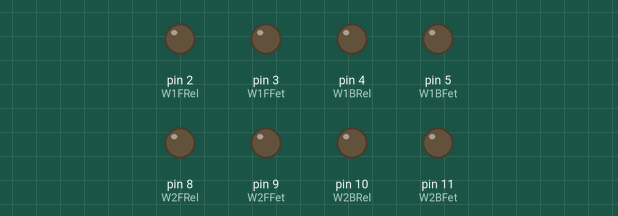
Recording of a sketch running on a simulated Arduino Uno, built with avr-gcc and run on an emulated ATmega328P. Shown: output pins drawn as LEDs (lit = HIGH).

Above: at 2.5 s.
At 6.5 s:
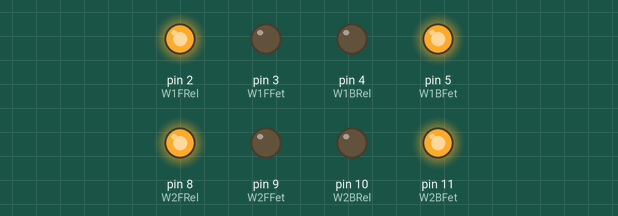
At 8.5 s:
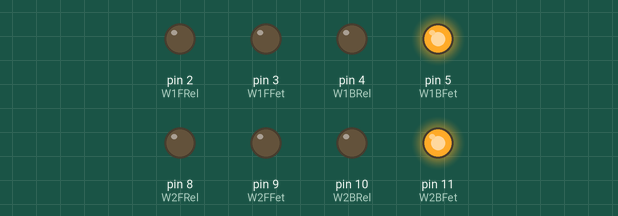
At 9.5 s:
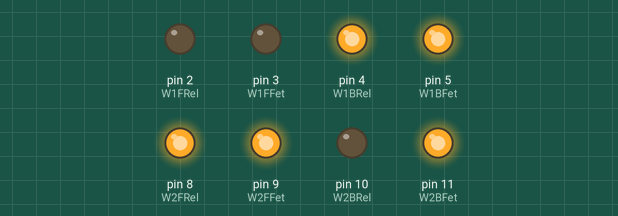
At 10.6 s:
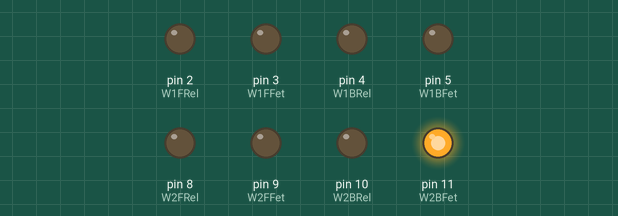
At 14.7 s:
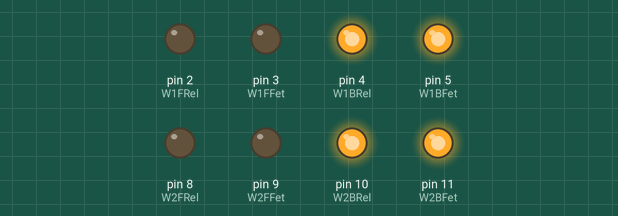
Timing chart, 0 to 18.7 s (numbered marks = the images above):
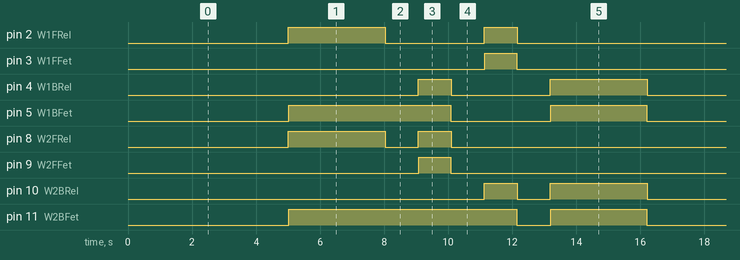

Measured:
- by itself, pin 2 (W1FRel): LOW → HIGH at 5.0 s, → LOW 3.0 s later, → HIGH 3.1 s later, → LOW 1.0 s later, … (9 changes in this stretch)
- by itself, pin 3 (W1FFet), pin 9 (W2FFet): alternates HIGH for 1.0 s and LOW for 15.2 s
- by itself, pin 4 (W1BRel): LOW → HIGH at 9.1 s, → LOW 1.0 s later, → HIGH 3.1 s later, → LOW 3.0 s later, … (8 changes in this stretch)
- by itself, pin 5 (W1BFet): LOW → HIGH at 5.0 s, → LOW 5.1 s later, → HIGH 3.1 s later, → LOW 3.0 s later, … (9 changes in this stretch)
- by itself, pin 8 (W2FRel): LOW → HIGH at 5.0 s, → LOW 3.0 s later, → HIGH 1.0 s later, → LOW 1.0 s later, … (9 changes in this stretch)
- by itself, pin 10 (W2BRel): LOW → HIGH at 11.1 s, → LOW 1.0 s later, → HIGH 1.0 s later, → LOW 3.0 s later, … (8 changes in this stretch)
- by itself, pin 11 (W2BFet): LOW → HIGH at 5.0 s, → LOW 7.1 s later, → HIGH 1.1 s later, → LOW 3.0 s later, … (9 changes in this stretch)

The sketch:

NeatoMotors.ino
```cpp
/*
 * Neato Test :
 *       1. Power Up
 *       2. Wait for 5 secs
 *       3. Move F for 3 secs
 *       4. Stop for 1.5 secs
 *       5. Turn Right for 1.5 secs
 *       6. Stop for 1.5 secs
 *       6. Move B for 3 secs
 *       7. Stop for 1.5 secs
 *       8. Turn Left for 1.5 secs
 *       9. Stop for 1.5 secs
 *       10. Squiggle F and B
 *       11. Squiggle while turning
 *
 */

//Wheel 1 - Right

int W1FRel = 2; // Forward Relay
int W1FFet = 3; // Forward Speed Control - MosFET
int W1BRel = 4; // Backwards Relay
int W1BFet = 5; // Backwards Speed Control - MosFET

//Wheel 2 - Left

int W2FRel = 8; // Forward Relay
int W2FFet = 9; // Forward Speed Control - MosFET
int W2BRel = 10; // Backwards Relay
int W2BFet = 11; // Backwards Speed Control - MosFET

void Forward(int Sp, int Time) {
  digitalWrite(W1FRel, HIGH);
  digitalWrite(W2FRel, HIGH);
  delay(20);
  analogWrite(W1BFet, Sp);
  analogWrite(W2BFet, Sp);
  int T = Time * 1000;
  delay(T);
  analogWrite(W1FFet, 0);
  analogWrite(W2FFet, 0);
  delay(20);
  digitalWrite(W1FRel, LOW);
  digitalWrite(W2FRel, LOW);
  delay(20);
}

void Backward(int Sp, int Time) {
  digitalWrite(W1BRel, HIGH);
  digitalWrite(W2BRel, HIGH);
  delay(20);
  analogWrite(W1BFet, Sp);
  analogWrite(W2BFet, Sp);
  int T = Time * 1000;
  delay(T);
  analogWrite(W1BFet, 0);
  analogWrite(W2BFet, 0);
  delay(20);
  digitalWrite(W1BRel, LOW);
  digitalWrite(W2BRel, LOW);
  delay(20);
}

void TurnR(int Sp, int Time) {
  digitalWrite(W1BRel, HIGH);
  digitalWrite(W2FRel, HIGH);
  delay(20);
  analogWrite(W1BFet, Sp);
  analogWrite(W2FFet, Sp);
  int T = Time * 1000;
  delay(T);
  analogWrite(W1BFet, 0);
  analogWrite(W2FFet, 0);
  delay(20);
  digitalWrite(W1BRel, LOW);
  digitalWrite(W2FRel, LOW);
  delay(20);
}

void TurnL(int Sp, int Time) {
  digitalWrite(W1FRel, HIGH);
  digitalWrite(W2BRel, HIGH);
  delay(20);
  analogWrite(W1FFet, Sp);
  analogWrite(W2BFet, Sp);
  int T = Time * 1000;
  delay(T);
  analogWrite(W1FFet, 0);
  analogWrite(W2BFet, 0);
  delay(20);
  digitalWrite(W1FRel, LOW);
  digitalWrite(W2BRel, LOW);
  delay(20);
}
void Wait(int secs) {
  int W = secs *1000;
  delay(W);
}


void setup() {

  pinMode(W1FRel, OUTPUT);
  pinMode(W1FFet, OUTPUT);
  pinMode(W1BRel, OUTPUT);
  pinMode(W1BFet, OUTPUT);
  pinMode(W2FRel, OUTPUT);
  pinMode(W2FFet, OUTPUT);
  pinMode(W2BRel, OUTPUT);
  pinMode(W2BFet, OUTPUT);

}

void loop() {

  Wait(5);
  Forward(255, 3);
  Wait(1.5);
  TurnR(255, 1.5);
  Wait(1.5);
  TurnL(255, 1.5);
  Wait(1.5);
  Backward(255, 3);

}
```
